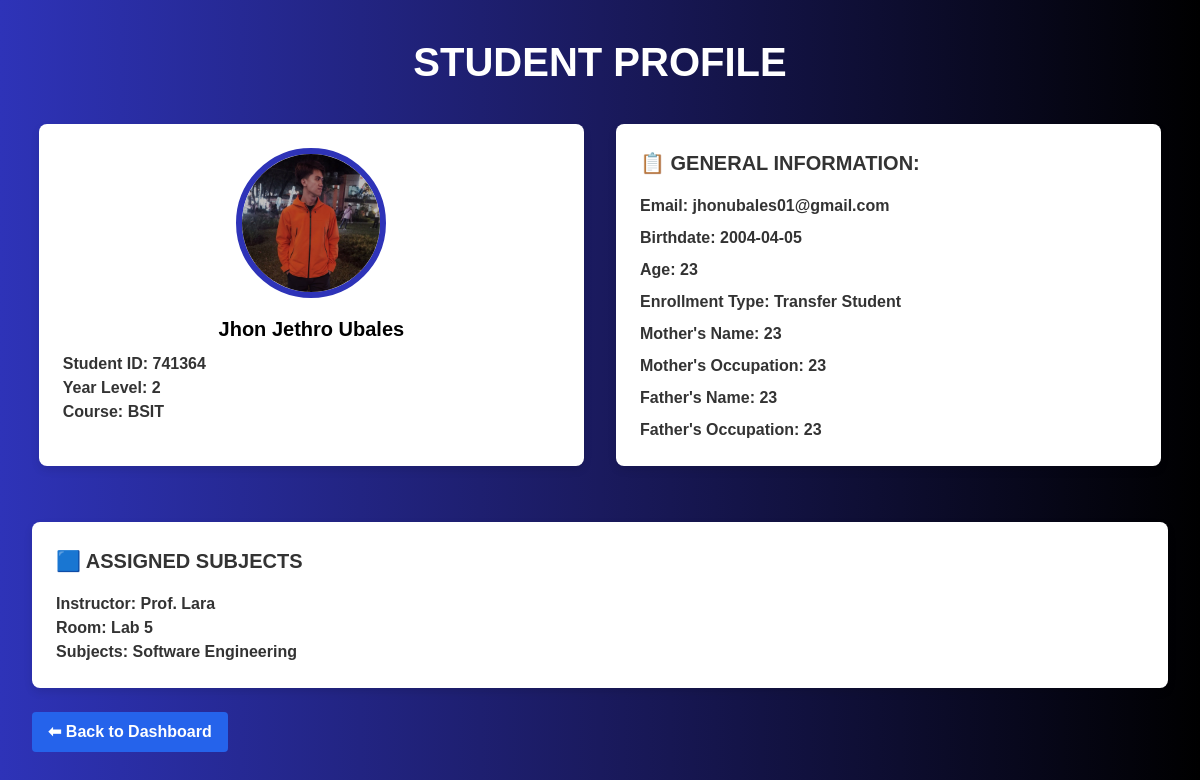
The app's page /student_profile/741364 with its own data.
### tables this page shows
CREATE TABLE enrollments (
                id INTEGER PRIMARY KEY AUTOINCREMENT,
                student_id TEXT,
                fullname TEXT,
                lrn TEXT,
                birthdate TEXT,
                age INTEGER,
                placeofbirth TEXT,
                phone TEXT,
                email TEXT,
                mothername TEXT,
                motheroccupation TEXT,
                fathername TEXT,
                fatheroccupation TEXT,
                year INTEGER,
                course TEXT,
                enroll_type TEXT,
                image_filename TEXT,
                subject TEXT,
                instructor TEXT,
                room TEXT
            );

### app.py (the view)
@app.route('/student_profile/<int:student_id>')
def student_profile(student_id):
    db = get_db()
    enrollment = db.execute('SELECT * FROM enrollments WHERE student_id = ?', (student_id,)).fetchone()
    if enrollment:
        return render_template('student_profile.html', enrollment=enrollment)
    return redirect(url_for('enrolled'))

### app.py (called while the page is built)
def get_db():
    conn = sqlite3.connect(DATABASE)
    conn.row_factory = sqlite3.Row
    return conn

@app.before_request
def load_logged_in_user():
    user_id = session.get('user_id')
    g.user = None
    if user_id:
        db = get_db()
        g.user = db.execute('SELECT * FROM users WHERE id = ?', (user_id,)).fetchone()

### templates/student_profile.html (shortened to what this page needs)
<!DOCTYPE html>
<html lang="en">
<head>
  <script src="https://cdn.tailwindcss.com"></script>
  <link rel="stylesheet" href="{{ url_for('static', filename='profile.css') }}">
</head>
<body class="profile-body">
  <div class="max-w-6xl w-full">
    <h1 class="title">STUDENT PROFILE</h1>
    <div class="profile-sections">
      <div class="card">
        <div class="flex flex-col items-center">
          {% if enrollment['image_filename'] %}
          <img src="{{ url_for('static', filename='uploads/' + enrollment['image_filename']) }}" alt="Student profile image" class="profile-image">
          {% endif %}
          <h2 class="student-name">{{ enrollment['fullname'] }}</h2>
        </div>
        <div class="text-section">
          <p><strong>Student ID:</strong> {{ enrollment['student_id'] }}</p>
          <p><strong>Year Level:</strong> {{ enrollment['year'] }}</p>
          <p><strong>Course:</strong> {{ enrollment['course'] }}</p>
        </div>
      </div>
      <div class="card">
        <p class="section-title">📋 GENERAL INFORMATION:</p>
        <div class="text-section space-y-2">
          <p><strong>Email:</strong> {{ enrollment['email'] }}</p>
          <p><strong>Birthdate:</strong> {{ enrollment['birthdate'] }}</p>
          <p><strong>Age:</strong> {{ enrollment['age'] }}</p>
          <p><strong>Enrollment Type:</strong> {{ enrollment['enroll_type'] }}</p>
          <p><strong>Mother's Name:</strong> {{ enrollment['mothername'] }}</p>
        <p><strong>Mother's Occupation:</strong> {{ enrollment['motheroccupation'] }}</p>
        <p><strong>Father's Name:</strong> {{ enrollment['fathername'] }}</p>
        <p><strong>Father's Occupation:</strong> {{ enrollment['fatheroccupation'] }}</p>
        </div>
      </div>
    </div>
    <div class="card mt-8 w-full">
      <p class="section-title">🟦 ASSIGNED SUBJECTS</p>
      <div class="text-section">
        <p><strong>Instructor:</strong> {{ enrollment['instructor'] }}</p>
        <p><strong>Room:</strong> {{ enrollment['room'] }}</p>
        <p><strong>Subjects:</strong> {{ enrollment['subject'] }}</p>
      </div>
    </div>
    <div class="mt-6">
      <a href="{{ url_for('enrolled') }}" class="inline-block bg-blue-600 text-white font-bold px-4 py-2 rounded hover:bg-blue-700 transition">
        ⬅ Back to Dashboard
      </a>
    </div>
  </div>
</body>
</html>

### static/profile.css (style rules this page uses)
.profile-body { background: linear-gradient(to right, #2e33b8, #1a1a5e, black); min-height: 100vh; display: flex; justify-content: center; align-items: flex-start; padding: 2rem; font-family: 'Arial', sans-serif; }
.title { color: white; font-weight: 800; font-size: 2.5rem; margin-bottom: 2rem; text-align: center; }
.profile-sections { display: flex; flex-wrap: wrap; gap: 2rem; justify-content: center; }
.card { background-color: white; padding: 1.5rem; border-radius: 8px; box-shadow: 0 4px 8px rgba(0, 0, 0, 0.1); width: 100%; margin-bottom: 1.5rem; }
@media (min-width: 768px) { .card { width: 48%; } }
.profile-image { border-radius: 50%; width: 150px; height: 150px; object-fit: cover; margin-bottom: 1rem; border: 6px solid #2e33b8; }
.student-name { font-weight: 700; font-size: 1.25rem; text-align: center; margin-bottom: 0.5rem; }
.text-section { color: #333; font-weight: 600; font-size: 1rem; line-height: 1.5rem; }
.section-title { font-weight: 600; color: #333; font-size: 1.25rem; margin-bottom: 1rem; }

### records on screen
enrollments: image_filename (picture), fullname "Jhon Jethro Ubales", student_id "741364", year "2", course "BSIT", email "jhonubales01@gmail.com", birthdate "2004-04-05", age "23", enroll_type "Transfer Student", mothername "23", motheroccupation "23", fathername "23", fatheroccupation "23", instructor "Prof. Lara", room "Lab 5", subject "Software Engineering"
